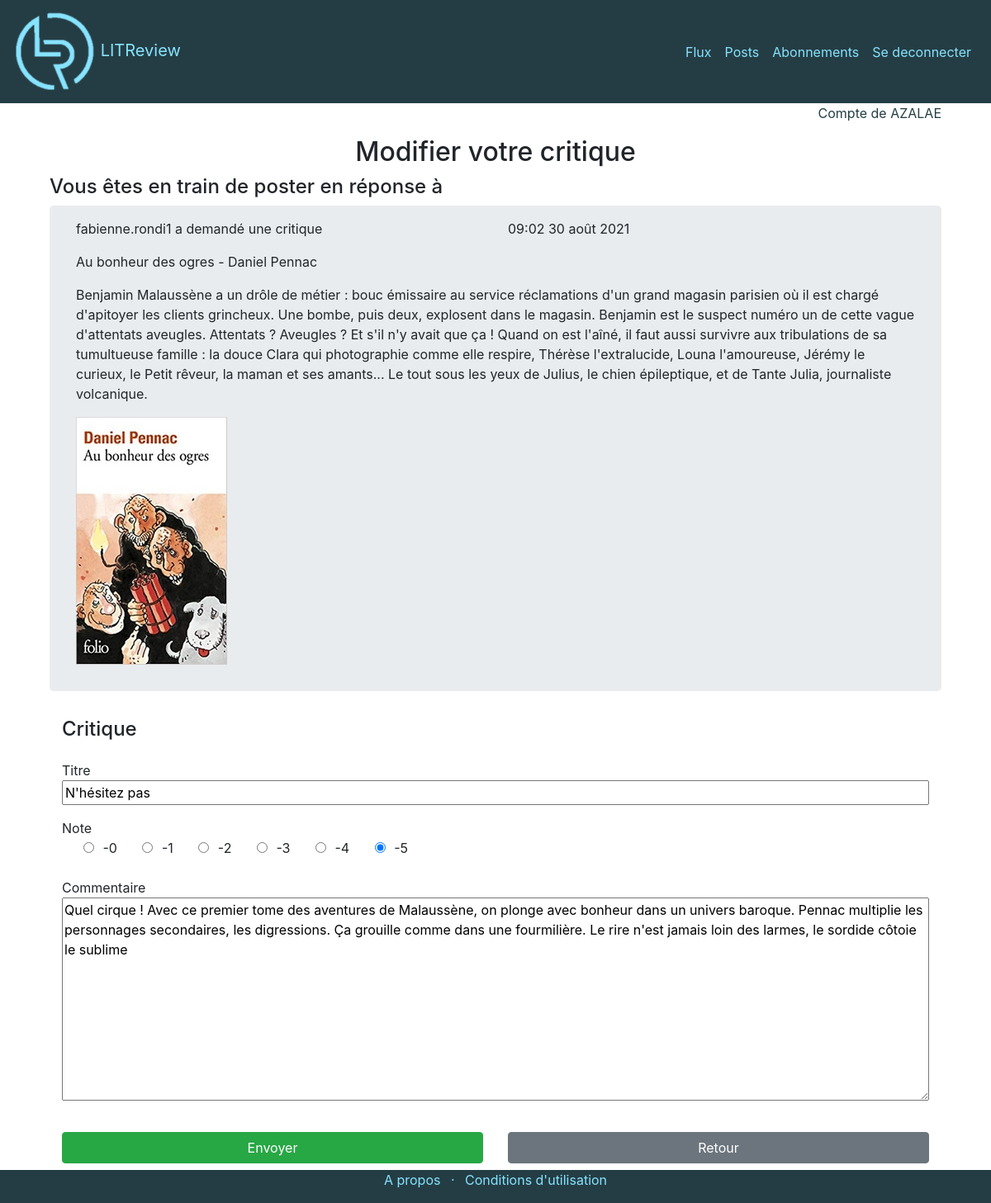
The app's page /review/22/modify/ (signed in) with its own data.
### account/models.py (models this page shows)
class User(AbstractUser):
    @property
    def upper_name(self):
        return self.username.upper()

### library/models.py (models this page shows, shortened)
class Review(models.Model):
    RATING_CHOICES = [
        (0, '0'),
        (1, '1'),
        (2, '2'),
        (3, '3'),
        (4, '4'),
        (5, '5')]
    ticket = models.ForeignKey(
        to=Ticket,
        on_delete=models.CASCADE,
        help_text=_("Each review is related to Ticket describing a book or an\
            article.If the related ticket is deleted, the review is deleted."),
        related_name='ticket')
    rating = models.PositiveSmallIntegerField(
        validators=[MinValueValidator(0), MaxValueValidator(5)],
        choices=RATING_CHOICES,
        help_text=_("Each review has rating wich is an integer number between\
            0 and 5."))
    headline = models.CharField(
        max_length=128,
        help_text=_("The headline can't be blank. Headline max length 128."))
    body = models.TextField(
        max_length=8192,
        blank=True,
        help_text=_("The body can be blank. Body max length is 8192."))
    user = models.ForeignKey(
        to=settings.AUTH_USER_MODEL,
        on_delete=models.CASCADE,
        help_text=_(""),
        related_name='user')
    datetime_created = models.DateTimeField(
        auto_now_add=True,
        help_text=_("Each review is related tu a user. If the user is deleted,\
            the review is deleted."))
    objects = ReviewManager()
    class Meta:
        ordering = ('-datetime_created',)

class Ticket(models.Model):
    title = models.CharField(
        max_length=128,
        help_text=_("Each ticket has a title wich is book title and author"))
    description = models.TextField(
        max_length=2048,
        blank=True,
        help_text=_("Each ticket has a description.\
            It can describe the book and-or can request for information\
            on this book."))
    user = models.ForeignKey(
        to=settings.AUTH_USER_MODEL,
        on_delete=models.CASCADE,
        help_text=_("Each ticket has been created by one user.\
            If the user is deleted, the ticket is deleted."))
    image = models.ImageField(
        null=True,
        blank=True,
        help_text=_("Each ticket can have an image. It can be blank."),
        upload_to='library')
    datetime_created = models.DateTimeField(
        auto_now_add=True,
        help_text=_("ticket creation date is automatically filled in."))
    related_review = models.BooleanField(
        default=False,
        help_text="True if at least one review exists for this ticket")
    related_review_user = models.CharField(
        max_length=128,
        blank=True,
        help_text=_("user who has created a review for this ticket"))
    objects = TicketManager()
    class Meta:
        ordering = ('-datetime_created',)

### library/views.py (the view)
@login_required(login_url='/')
def post_modification_review(request, review_id) -> HttpResponse:
    review = Review.objects.get(id=review_id)
    if review.user != request.user:
        return HttpResponse(
            "Vous ne pouvez modifier une critique dont " +
            "vous n'êtes pas l'auteur.<a href='../../../posts/'>Retour</a>")
    if request.method == "POST":
        form = ReviewForm(request.POST, instance=review)
        if form.is_valid():
            instance = form.save(commit=False)
            instance.save()
            return redirect('library:posts')
        else:
            return HttpResponse("Formulaire invalide")
    else:
        data = {
            'headline': review.headline,
            'body': review.body,
            'rating': review.rating
        }
        form = ReviewForm(data)
    context = {"form": form, "review": review}
    return render(request, 'library/modify_review.html', context=context)

### library/forms.py
class ReviewForm(forms.ModelForm):
    class Meta:
        model = Review
        fields = ['headline',
                  'body',
                  'rating']
        widgets = {
            'rating': RadioSelect(attrs={
                'class': ' form-check form-check-inline'}),
        }

### templates/library/modify_review.html (shortened to what this page needs)
{% extends 'base.html' %}
{% block content %}
<div class="row">
    <div class="col text-center">
        <h2>Modifier votre critique</h2>
    </div>
</div>
{% if user.is_authenticated %}
<div class="container">
    <h4>Vous êtes en train de poster en réponse à</h4>
        <div class='container jumbotron pt-3 pb-3'>
            <div class="row">
                <div class="col">
                    {% if user.get_username == review.ticket.user.username %}
                        <p>Vous avez
                    {% else %}
                        <p>{{ review.ticket.user.username }} a
                    {% endif %}
                        demandé une critique </p>
                </div>
                <div class="col">
                    {{ review.ticket.datetime_created|time:"H:i" }} {{ review.ticket.datetime_created|date:"d F Y" }}
                </div>
            </div>
            <div class="row">
                <div class="col">
                    <p>{{review.ticket.title}}</p>
                    <p>{{review.ticket.description}}</p>
                    {% if review.ticket.image %}
                    <p class="ticket"><img src="{{ review.ticket.image.url }}" alt="{{ review.ticket.title }}"></img></p>
                    {% endif %}
                </div>
            </div>
        </div>
<div class="container">
    <div class="row">
        <div class="col">
            <h4>Critique</h4>
        </div>
    </div>
    <form method="post">
    <div class="row">
        <div class="col form-group">
            <div class="form-group ">
                Titre {{ form.headline.errors }}<br>
                {{ form.headline }}
            </div>
            <div class="form-group">
                Note <br>
                {% for radio in form.rating %}
                    {% if radio.choice_label >= '0' %}
                        <label for="{{ radio.id_for_label }}">
                        <span class="radio">{{ radio.tag }}</span> -{{ radio.choice_label }}
                        </label>
                    {% endif %}
                {% endfor %}
            </div>
            <div class="form-group ">
                Commentaire  {{ form.body.errors }}<br>
                {{ form.body }}
            </div>
        </div>
    </div>
            <div class="row text-right">
                <div class="col">
                    <input class="btn btn-success" type="submit" value="Envoyer">
                </div>
                <div class="col">
                    <a class="btn btn-secondary btn-block" href="{% url 'library:posts' %}" role="button">Retour</a>
                </div>
            </div>
    </form>
{% endif %}
{% endblock %}

### templates/base.html (shortened to what this page needs)
<!DOCTYPE html>
{% load static %}
<html>
    <head>
        <link rel="stylesheet" href="https://stackpath.bootstrapcdn.com/bootstrap/4.3.1/css/bootstrap.min.css">
        <link rel="stylesheet" href="https://cdn.jsdelivr.net/npm/bootstrap-icons@1.5.0/font/bootstrap-icons.css">
        <link rel="stylesheet" type="text/css" href="{% static 'css/style.css' %}">
    </head>
    <body>
        <header class="first-bg-dark sticky-top">
            <div class="container-fluid">
                <div class="row">
                    <nav class="col navbar navbar-expand-lg">
                        <a  class="navbar-brand" href="{% url 'account:login' %}">
                            <img id="logo" src="{% static 'images/logo-lg.png' %}" alt="logo"> </img>
                            <hL class="first-txt-light">LITReview</h1>
                        </a>
                        <div id="navbarContent" class="collapse navbar-collapse d-flex-lg justify-content-end">
                            <ul class="navbar-nav  text-right">
                                <li class="nav-item">
                                    <a class="nav-link first-txt-light" href="{% url 'library:flow' %}">Flux</a>
                                </li>
                                <li class="nav-item">
                                    <a class="nav-link first-txt-light" href="{% url 'library:posts' %}">Posts</a>
                                </li>
                                <li class="nav-item">
                                    <a class="nav-link first-txt-light" href="{% url 'library:following' %}">Abonnements</a>
                                </li>
                                    <a class="nav-link first-txt-light" href="{% url 'account:logout' %}">Se deconnecter</a>
                            </ul>
                        </div>
                    </nav>
                </div>
            </div>
        </header>
        <div class="container min-vh-100 mb-5">
            <div class="container">
                <div class="row">
                    <div class="col">
                        {% if user.is_authenticated %}
                        <p  class="text-right first-txt-dark">Compte de {{ user.upper_name }}</p>
                        {% endif %}
                    </div>
                </div>
            </div>
            {% block content %}
            {% endblock %}
        </div>
        <footer class="first-bg-dark fixed-bottom">
            <div class="container-fluid">
                <div class="row">
                    <div class="col">
                        <ul class="list-inline text-center second-txt-light">
                            <li class="list-inline-item">A propos</li>
                            <li class="list-inline-item">&middot;</li>
                            <li class="list-inline-item">Conditions d'utilisation</li>
                        </ul>
                    </div>
                </div>
            </div>
        </footer>
    </body>
</html>

### static/css/style.css (style rules this page uses)
input, textarea { width: 100%; }
.ticket img { max-width: 300px; max-height: 300px; height: auto; width: auto; }
.radio { display:inline-block; margin-left: 20px; }
#logo { width: 100px; height: auto; transition: width 0.8s ease-out; will-change: width; }
.first-txt-light { color: rgb(135, 227, 255); transition: font-size 0.5s ease-out; }
.first-bg-dark { background-color: rgb(36, 61, 68); }
.first-txt-dark { color: rgb(36, 61, 68); }
.second-txt-light { color: rgb(135, 227, 255); }

### records on screen
User: upper_name "AZALAE"
Review: ticket.user.username "fabienne.rondi1", ticket.datetime_created "09:02", ticket.datetime_created "30 août 2021", ticket "Au bonheur des ogres - Daniel Pennac", ticket.description "Benjamin Malaussène a un drôle de métier : bouc émissaire au service réclamations d'un grand magasin parisien où il est chargé d'apitoyer les clients grincheux. Une bombe, puis deux, explosent dans le magasin. Benjamin est le suspect numéro un de cette vague d'attentats aveugles. Attentats ? Aveugles ? Et s'il n'y avait que ça ! Quand on est l'aîné, il faut aussi survivre aux tribulations de sa tumultueuse famille : la douce Clara qui photographie comme elle respire, Thérèse l'extralucide, Louna l'amoureuse, Jérémy le curieux, le Petit rêveur, la maman et ses amants... Le tout sous les yeux de Julius, le chien épileptique, et de Tante Julia, journaliste volcanique.", ticket.image (picture), headline "N'hésitez pas", body "Quel cirque ! Avec ce premier tome des aventures de Malaussène, on plonge avec bonheur dans un univers baroque. Pennac multiplie les personnages secondaires, les digressions. Ça grouille comme dans une fourmilière. Le rire n'est jamais loin des larmes, le sordide côtoie le sublime"

### other values on screen
{{ radio.choice_label }} "0" "1" "2" "3" "4" "5"
